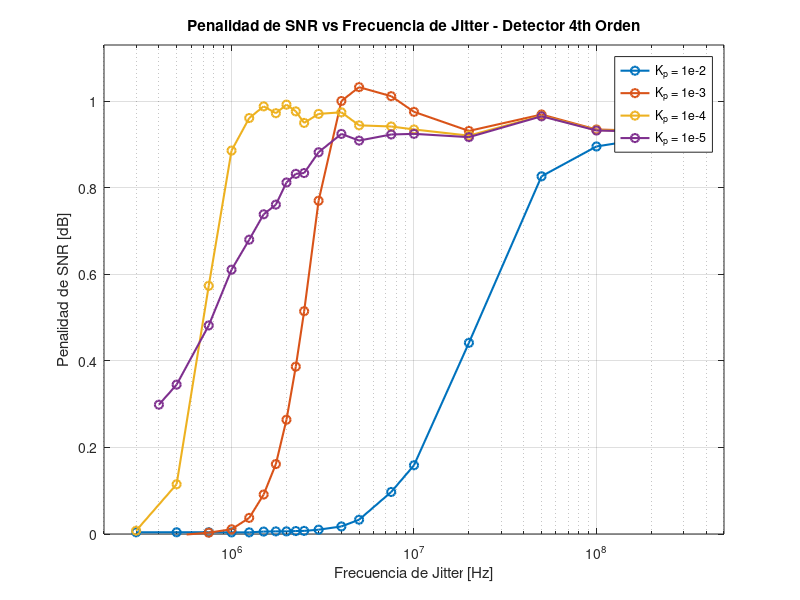

Here is the MATLAB script that generated this plot:
clear; clc; close all;

kp1 = load('penalidad_Kp_1e-02.mat');
kp2 = load('penalidad_Kp_1e-03.mat');
kp3 = load('penalidad_Kp_1e-04.mat');
kp4 = load('penalidad_Kp_1e-05.mat');

figure;

% Primera curva: esto fija el eje X logarítmico
semilogx(kp1.f_jitter_vec, kp1.penalidad_SNR_dB, '-o', ...
    'LineWidth', 1.5, 'DisplayName', 'K_p = 1e-2');

hold on;

semilogx(kp2.f_jitter_vec, kp2.penalidad_SNR_dB, '-o', ...
    'LineWidth', 1.5, 'DisplayName', 'K_p = 1e-3');

semilogx(kp3.f_jitter_vec, kp3.penalidad_SNR_dB, '-o', ...
    'LineWidth', 1.5, 'DisplayName', 'K_p = 1e-4');

semilogx(kp4.f_jitter_vec, kp4.penalidad_SNR_dB, '-o', ...
    'LineWidth', 1.5, 'DisplayName', 'K_p = 1e-5');

grid on;
xlabel('Frecuencia de Jitter [Hz]');
ylabel('Penalidad de SNR [dB]');
title('Penalidad de SNR vs Frecuencia de Jitter - Detector 4th Orden');
legend('Location','best');

xlim([2e5 5e8]);
ylim([0 1.13]);

hold off;
